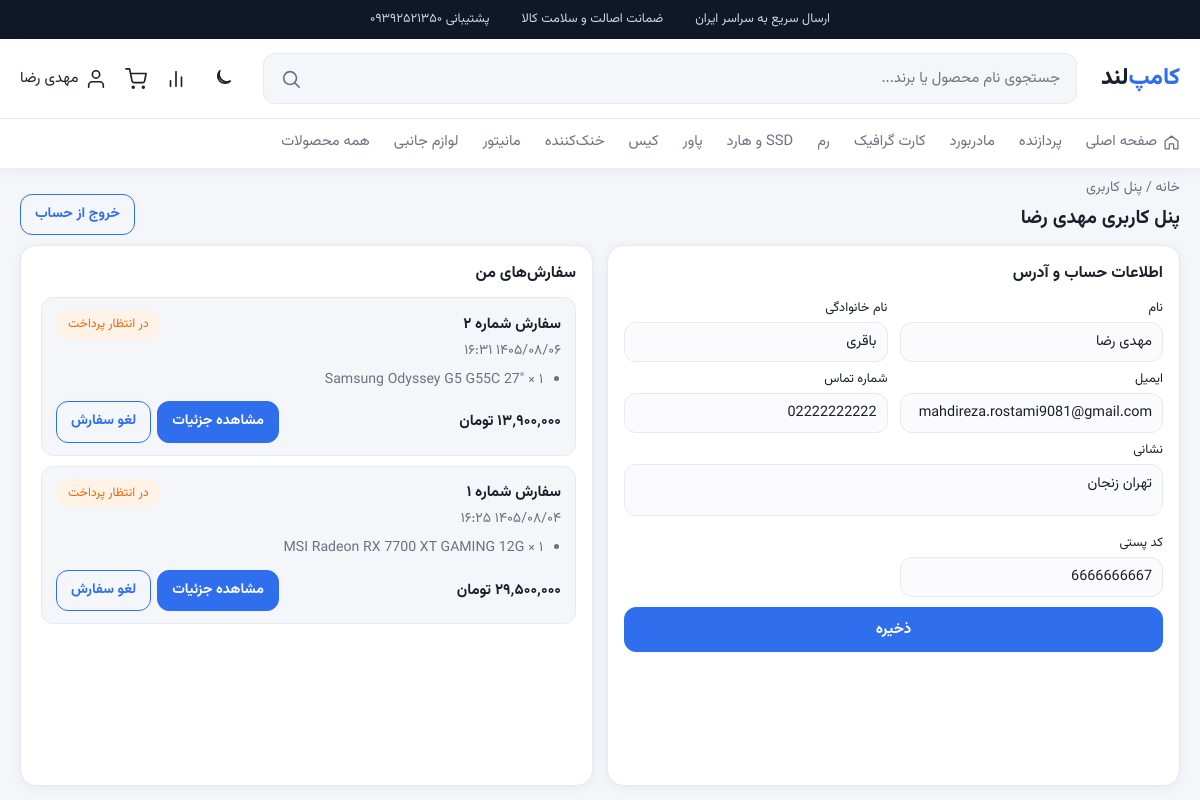
The page /accounts/profile/ (signed in) on the database its author committed.
### products/models.py (models this page shows, shortened)
class Category(models.Model):
    name = models.CharField(max_length=50)
    slug = models.SlugField(max_length=50, unique=True)
    icon = models.CharField(max_length=40, blank=True)
    class Meta:
        verbose_name = "دسته‌بندی"
        verbose_name_plural = "دسته‌بندی‌ها"

### accounts/models.py (models this page shows, shortened)
class Profile(models.Model):
    user = models.OneToOneField(User, on_delete=models.CASCADE, related_name="profile")
    phone = models.CharField(max_length=20, blank=True)
    address = models.TextField(blank=True)
    postal_code = models.CharField(max_length=15, blank=True)
    class Meta:
        verbose_name = "پروفایل"
        verbose_name_plural = "پروفایل‌ها"

### orders/models.py (models this page shows, shortened)
class Order(models.Model):
    STATUS_CHOICES = [
        ("pending", "در انتظار پرداخت"),
        ("processing", "در حال پردازش"),
        ("sent", "ارسال شده"),
        ("delivered", "تحویل شده"),
        ("canceled", "لغو شده"),
    ]
    user = models.ForeignKey(User, on_delete=models.CASCADE, related_name="orders")
    full_name = models.CharField(max_length=100)
    phone = models.CharField(max_length=20)
    address = models.TextField()
    postal_code = models.CharField(max_length=15)
    note = models.TextField(blank=True)
    total = models.PositiveIntegerField()
    status = models.CharField(max_length=20, choices=STATUS_CHOICES, default="pending")
    created_at = models.DateTimeField(auto_now_add=True)
    class Meta:
        verbose_name = "سفارش"
        verbose_name_plural = "سفارش‌ها"
        ordering = ["-created_at"]
    @property
    def number(self):
        return self.user.orders.filter(id__lte=self.id).count()
    @property
    def can_cancel(self):
        return self.status in ("pending", "processing")

class OrderItem(models.Model):
    order = models.ForeignKey(Order, on_delete=models.CASCADE, related_name="items")
    product = models.ForeignKey(Product, on_delete=models.SET_NULL, null=True)
    name = models.CharField(max_length=200)
    price = models.PositiveIntegerField()
    quantity = models.PositiveIntegerField(default=1)
    class Meta:
        verbose_name = "قلم سفارش"
        verbose_name_plural = "اقلام سفارش"

### accounts/views.py (the view, shortened to what this page needs)
# urls.py: path("profile/", views.profile, name="profile"),
@login_required
def profile(request):
    user_profile, _ = Profile.objects.get_or_create(user=request.user)
    form = ProfileForm(instance=request.user)
    address_form = AddressForm(instance=user_profile)
    return render(request, "profile.html", {
        "form": form,
        "address_form": address_form,
        "orders": request.user.orders.prefetch_related("items"),
    })

### accounts/forms.py (shortened to what this page needs)
class ProfileForm(forms.ModelForm):
    first_name = forms.CharField(label="نام", max_length=150)
    last_name = forms.CharField(label="نام خانوادگی", max_length=150, required=False)
    class Meta:
        model = User
        fields = ("first_name", "last_name", "email")
        labels = {"first_name": "نام", "last_name": "نام خانوادگی", "email": "ایمیل"}

class AddressForm(forms.ModelForm):
    class Meta:
        model = Profile
        fields = ("phone", "address", "postal_code")
        labels = {
            "phone": "شماره تماس",
            "address": "نشانی",
            "postal_code": "کد پستی",
        }
        widgets = {"address": forms.Textarea(attrs={"rows": 3})}

### products/context_processors.py (called while the page is built)
def menu(request):
    return {
        "categories": Category.objects.all(),
        "cart_count": sum(request.session.get("cart", {}).values()),
        "compare_count": len(request.session.get("compare", [])),
    }

### products/templatetags/shop_tags.py (called while the page is built)
def _to_jalali(gy, gm, gd):
    g_d_m = [0, 31, 59, 90, 120, 151, 181, 212, 243, 273, 304, 334]
    if gy > 1600:
        jy = 979
        gy -= 1600
    else:
        jy = 0
        gy -= 621
    gy2 = gy + 1 if gm > 2 else gy
    days = 365 * gy + (gy2 + 3) // 4 - (gy2 + 99) // 100 + (gy2 + 399) // 400 - 80 + gd + g_d_m[gm - 1]
    jy += 33 * (days // 12053)
    days %= 12053
    jy += 4 * (days // 1461)
    days %= 1461
    if days > 365:
        jy += (days - 1) // 365
        days = (days - 1) % 365
    if days < 186:
        jm = 1 + days // 31
        jd = 1 + days % 31
    else:
        jm = 7 + (days - 186) // 30
        jd = 1 + (days - 186) % 30
    return jy, jm, jd

@register.filter
def toman(value):
    return f"{int(value):,}".translate(PERSIAN_DIGITS).replace(",", "٬")

@register.filter
def fa(value):
    return str(value).translate(PERSIAN_DIGITS)

@register.filter
def shamsi(value):
    if not value:
        return ""
    if timezone.is_aware(value):
        value = timezone.localtime(value)
    jy, jm, jd = _to_jalali(value.year, value.month, value.day)
    text = f"{jy:04d}/{jm:02d}/{jd:02d} {value.hour:02d}:{value.minute:02d}"
    return text.translate(PERSIAN_DIGITS)

### templates/profile.html (shortened to what this page needs)
{% extends 'base.html' %}
{% load shop_tags %}
{% block content %}
<div class="container account-page">
  <div class="account-top">
    <div>
      <p class="breadcrumb"><a href="{% url 'home' %}">خانه</a> / پنل کاربری</p>
      <h1 class="page-title">پنل کاربری {{ user.username }}</h1>
    </div>
    <form method="post" action="{% url 'accounts:logout' %}" data-confirm="می‌خواهید از حساب خارج شوید؟">
      <button class="btn btn-outline btn-small">خروج از حساب</button>
    </form>
  </div>
  <div class="account">
    <form method="post" class="box">
      <h3>اطلاعات حساب و آدرس</h3>
      <div class="account-fields">
        {% include 'partials/form_fields.html' %}
        {% include 'partials/form_fields.html' with form=address_form %}
      </div>
      <button class="btn block" name="save_profile">ذخیره</button>
    </form>
    <section class="box account-orders">
      <h3>سفارش‌های من</h3>
      <div class="order-list">
        {% for o in orders %}
        <div class="order">
          <div class="order-head">
            <strong>سفارش شماره {{ o.number|fa }}</strong>
            <span class="status {{ o.status }}">{{ o.get_status_display }}</span>
          </div>
          <p class="muted">{{ o.created_at|shamsi }}</p>
          <ul>{% for i in o.items.all %}<li>{{ i.name }} × {{ i.quantity|fa }}</li>{% endfor %}</ul>
          <div class="order-foot">
            <strong>{{ o.total|toman }} تومان</strong>
            <div class="order-actions">
              <a class="btn btn-small" href="{% url 'orders:detail' o.id %}">مشاهده جزئیات</a>
              {% if o.can_cancel %}
              <form method="post" action="{% url 'orders:cancel' o.id %}" data-confirm="از لغو این سفارش مطمئن هستید؟">
                <button class="btn btn-outline btn-small">لغو سفارش</button>
              </form>
              {% endif %}
            </div>
          </div>
        </div>
        {% empty %}
        <div class="empty">هنوز سفارشی ثبت نکرده‌اید.</div>
        {% endfor %}
      </div>
    </section>
  </div>
</div>
{% endblock %}

### templates/base.html (shortened to what this page needs)
{% load static shop_tags %}<!DOCTYPE html>
<html lang="fa" dir="rtl">
<head>
  <link rel="stylesheet" href="{% static 'css/style.css' %}?v=7">
</head>
<body>
<div class="topbar">
  <div class="container topbar-row">
    <span>ارسال سریع به سراسر ایران</span>
    <span>ضمانت اصالت و سلامت کالا</span>
    <span>پشتیبانی ۰۹۳۹۲۵۲۱۳۵۰</span>
  </div>
</div>
<header class="header">
  <div class="container header-row">
    <a href="{% url 'home' %}" class="logo">کامپ<span>‌لند</span></a>
    <form class="search" action="{% url 'search' %}">
      <input type="search" name="q" value="{{ q|default:'' }}" placeholder="جستجوی نام محصول یا برند...">
      <button aria-label="جستجو">
        <svg class="icon" viewBox="0 0 24 24"><circle cx="11" cy="11" r="7"/><path d="m21 21-4.3-4.3"/></svg>
      </button>
    </form>
    <nav class="actions">
      <button type="button" class="theme-toggle" id="theme-toggle" title="حالت شب" aria-label="حالت شب">
        <svg class="icon moon" viewBox="0 0 24 24"><path d="M21 14.3A8.5 8.5 0 0 1 9.7 3 7.5 7.5 0 1 0 21 14.3z"/></svg>
      </button>
      <a href="{% url 'compare' %}" title="مقایسه">
        <svg class="icon" viewBox="0 0 24 24"><path d="M18 20V10M12 20V4M6 20v-6"/></svg>
      </a>
      <a href="{% url 'cart:detail' %}" title="سبد خرید">
        <svg class="icon" viewBox="0 0 24 24"><circle cx="9" cy="21" r="1"/><circle cx="20" cy="21" r="1"/><path d="M1 1h4l2.7 13.4a2 2 0 0 0 2 1.6h9.7a2 2 0 0 0 2-1.6L23 6H6"/></svg>
      </a>
      {% if user.is_authenticated %}
        <a href="{% url 'accounts:profile' %}" class="user-link">
          <svg class="icon" viewBox="0 0 24 24"><path d="M20 21v-2a4 4 0 0 0-4-4H8a4 4 0 0 0-4 4v2"/><circle cx="12" cy="7" r="4"/></svg>
          <span>{{ user.username }}</span>
        </a>
      {% else %}
        <a href="{% url 'accounts:login' %}" class="btn btn-small">ورود / ثبت‌نام</a>
      {% endif %}
    </nav>
  </div>
  <div class="categories">
    <div class="container">
      <a href="{% url 'home' %}" class="home-link">
        <svg class="icon" viewBox="0 0 24 24"><path d="m3 10 9-7 9 7v10a1 1 0 0 1-1 1h-5v-7H9v7H4a1 1 0 0 1-1-1z"/></svg>
        صفحه اصلی
      </a>
      {% for c in categories %}
        <a href="{% url 'category' c.slug %}">{{ c.name }}</a>
      {% endfor %}
      <a href="{% url 'search' %}">همه محصولات</a>
    </div>
  </div>
</header>
<main>{% block content %}{% endblock %}</main>
</body>
</html>

### templates/partials/form_fields.html (shortened to what this page needs)
{% for field in form %}
<div class="field">
  <label for="{{ field.id_for_label }}">{{ field.label }}</label>
  {{ field }}
</div>
{% endfor %}

### static/css/style.css (style rules this page uses)
:root { --primary: #2f6fed; --primary-dark: #1f56c4; --primary-soft: #eef3ff; --accent: #ff7a1a; --accent-dark: #e9690c; --accent-soft: #fff3e8; --bg: #f5f6fa; --card: #ffffff; --text: #1b1f2a; --muted: #6b7280; --border: #e7e9f0; --success: #16a34a; --success-soft: #e8f8ee; --danger: #e03e3e; --danger-soft: #fdecec; --star: #f5a524; --input: #fbfbfd; --img-bg: #f7f8fc; --table-head: #fafbfc; --radius: 16px; --radius-sm: 12px; --shadow: 0 2px 12px rgba(20, 30, 60, .06); --shadow-hover: 0 12px 28px rgba(20, 30, 60, .12); }
* { box-sizing: border-box; margin: 0; padding: 0; }
html { color-scheme: light; }
body { font-family: 'Vazirmatn', Tahoma, sans-serif; background: var(--bg); color: var(--text); line-height: 1.8; font-size: 15px; transition: background .25s, color .25s; }
a { color: inherit; text-decoration: none; }
ul { list-style: none; }
input, select, textarea, button { font: inherit; }
button { cursor: pointer; }
.container { max-width: 1240px; margin: 0 auto; padding: 0 20px; }
main { min-height: 70vh; padding-bottom: 60px; }
.muted { color: var(--muted); font-size: .88rem; }
.icon { width: 22px; height: 22px; stroke: currentColor; fill: none; stroke-width: 1.8; stroke-linecap: round; stroke-linejoin: round; flex: none; }
.page-title { font-size: 1.5rem; }
.breadcrumb { margin: 18px 0 14px; color: var(--muted); font-size: .88rem; }
.breadcrumb a { color: var(--muted); }
.btn { display: inline-flex; align-items: center; justify-content: center; gap: 8px; background: var(--primary); color: #fff; border: 1px solid var(--primary); border-radius: var(--radius-sm); padding: 10px 20px; font-weight: 600; transition: background .2s, transform .2s, box-shadow .2s; }
.btn-outline { background: transparent; color: var(--primary); }
.btn-small { padding: 7px 14px; font-size: .88rem; }
.btn.block { width: 100%; margin-top: 8px; }
.topbar { background: #101828; color: #cbd5e1; font-size: .8rem; }
.topbar-row { display: flex; justify-content: center; gap: 32px; padding: 8px 20px; flex-wrap: wrap; }
.header { background: var(--card); box-shadow: var(--shadow); position: sticky; top: 0; z-index: 20; }
.header-row { display: flex; align-items: center; gap: 24px; padding-top: 14px; padding-bottom: 14px; }
.logo { font-size: 1.45rem; font-weight: 800; color: var(--primary); }
.logo span { color: var(--text); }
.search { flex: 1; display: flex; background: var(--bg); border-radius: var(--radius-sm); border: 1px solid var(--border); overflow: hidden; transition: .2s; }
.search input { flex: 1; border: 0; background: none; padding: 11px 16px; outline: none; }
.search button { border: 0; background: none; padding: 0 16px; color: var(--muted); display: flex; align-items: center; }
.actions { display: flex; align-items: center; gap: 18px; }
.actions a, .theme-toggle { position: relative; display: flex; align-items: center; gap: 6px; color: var(--text); transition: .2s; }
.theme-toggle { background: none; border: 0; padding: 6px; border-radius: 10px; }
.categories { border-top: 1px solid var(--border); }
.categories .container { display: flex; gap: 24px; overflow-x: auto; white-space: nowrap; }
.categories a { padding: 10px 0; font-size: .92rem; color: var(--muted); border-bottom: 2px solid transparent; transition: .2s; display: flex; align-items: center; gap: 6px; }
.categories .icon { width: 17px; height: 17px; }
.box { background: var(--card); border: 1px solid var(--border); border-radius: var(--radius); box-shadow: var(--shadow); padding: 26px; margin-bottom: 16px; }
.box h3 { margin-bottom: 14px; font-size: 1.05rem; }
.field { margin-bottom: 14px; }
.field label { display: block; font-size: .88rem; margin-bottom: 5px; }
.field input, .field textarea { width: 100%; border: 1px solid var(--border); border-radius: var(--radius-sm); padding: 10px 14px; background: var(--input); color: var(--text); outline: none; transition: .2s; }
.order { padding: 18px 20px; }
.order-head { display: flex; justify-content: space-between; align-items: center; gap: 10px; }
.order-foot { display: flex; justify-content: space-between; align-items: center; gap: 8px; margin-top: 6px; }
.order form { margin-top: 12px; }
.order ul { margin: 8px 0; padding-right: 18px; list-style: disc; color: var(--muted); font-size: .88rem; }
.status { font-size: .78rem; padding: 3px 12px; border-radius: 20px; background: var(--primary-soft); color: var(--primary-dark); white-space: nowrap; }
.status.pending { background: var(--accent-soft); color: var(--accent-dark); }

### rows shown on the page
Category: name "پردازنده"
Category: name "مادربورد"
Category: name "کارت گرافیک"
Category: name "رم"
Category: name "SSD و هارد"
Category: name "پاور"
Category: name "کیس"
Category: name "خنک‌کننده"
Category: name "مانیتور"
Category: name "لوازم جانبی"
Profile: form "02222222222" "تهران زنجان" "6666666667"
Order: number|fa "۲", status "در انتظار پرداخت", created_at|shamsi "۱۴۰۵/۰۸/۰۶ ۱۶:۳۱", total|toman "۱۳٬۹۰۰٬۰۰۰", shows "لغو سفارش"
OrderItem: name "Samsung Odyssey G5 G55C 27\"", quantity|fa "۱"
Order: number|fa "۱", status "در انتظار پرداخت", created_at|shamsi "۱۴۰۵/۰۸/۰۴ ۱۶:۲۵", shows "لغو سفارش"
OrderItem: name "MSI Radeon RX 7700 XT GAMING 12G", quantity|fa "۱"

### other values the page prints
{{ user.username }} "مهدی رضا"
{{ field.label }} "نام" "نام خانوادگی" "ایمیل" "شماره تماس" "نشانی" "کد پستی"
